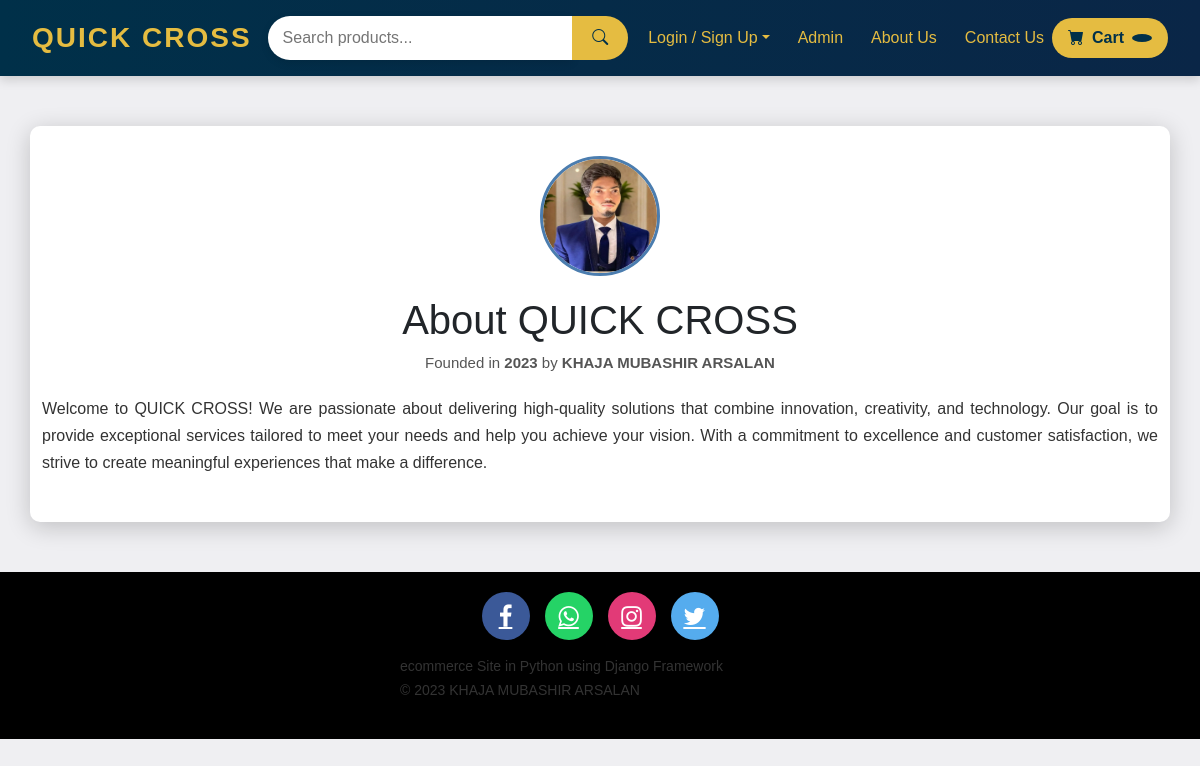
The app's page /aboutus with its own data.
### ecom/models.py (models this page shows, shortened)
class AboutUs(models.Model):
    title = models.CharField(max_length=200, default="About QUICK CROSS")
    description = models.TextField()
    founder_name = models.CharField(max_length=150, default="KHAJA MUBASHIR ARSALAN")
    founded_year = models.PositiveIntegerField(default=2023)
    image = models.ImageField(upload_to="about/", blank=True, null=True)
    updated_at = models.DateTimeField(auto_now=True)
    class Meta:
        verbose_name = "About Us"
        verbose_name_plural = "About Us"

### ecom/views.py (the view)
# urls.py: path('aboutus', views.aboutus_view),
def aboutus_view(request):
    about = AboutUs.objects.first()  # Get the latest about us info
    return render(request, "aboutus.html", {"about": about})

### templates/ecomm/aboutus.html (shortened to what this page needs)
{% load static %}
<!DOCTYPE html>
<html lang="en">
<head>
</head>
<body>
  {% if request.user.is_authenticated %}
  {% include "customer_navbar.html" %}
  {% else %}
  {% include "navbar.html" %}
  {% endif %}
  <div class="container">
    {% if about.image %}
    <img src="{{ about.image.url }}" alt="{{ about.founder_name }}">
    {% else %}
    <img src="{% static 'images/passport.jpg' %}" alt="Founder">
    {% endif %}
    <h1>{{ about.title }}</h1>
    <div class="founder-info">
      Founded in <b>{{ about.founded_year }}</b> by <b>{{ about.founder_name }}</b>
    </div>
    <p>{{ about.description }}</p>
  </div>
  {% include "footer.html" %}
</body>
</html>

### templates/ecomm/aboutus.html (style rules this page uses)
body { background-color: #efeff2; font-family: Arial, sans-serif; margin: 0; padding: 0; }
.container { max-width: 900px; margin: 50px auto; background-color: #fff; padding: 30px; border-radius: 10px; box-shadow: 0 5px 25px rgba(0, 0, 0, 0.2); text-align: center; }
.container img { width: 120px; height: 120px; border-radius: 50%; margin-bottom: 20px; border: 3px solid #4b7daf; }
h1 { color: #003049; margin-bottom: 10px; }
.founder-info { font-size: 15px; color: #555; margin-bottom: 20px; }
p { text-align: justify; line-height: 1.7; color: #333; }

### templates/ecomm/navbar.html (style rules this page uses)
body { background-color: #efeff2; margin: 0; font-family: 'Poppins', sans-serif; }

### records on screen
AboutUs: image (picture), title "About QUICK CROSS", founded_year "2023", founder_name "KHAJA MUBASHIR ARSALAN", description "Welcome to QUICK CROSS! We are passionate about delivering high-quality solutions that combine innovation, creativity, and technology. Our goal is to provide exceptional services tailored to meet your needs and help you achieve your vision. With a commitment to excellence and customer satisfaction, we strive to create meaningful experiences that make a difference."
